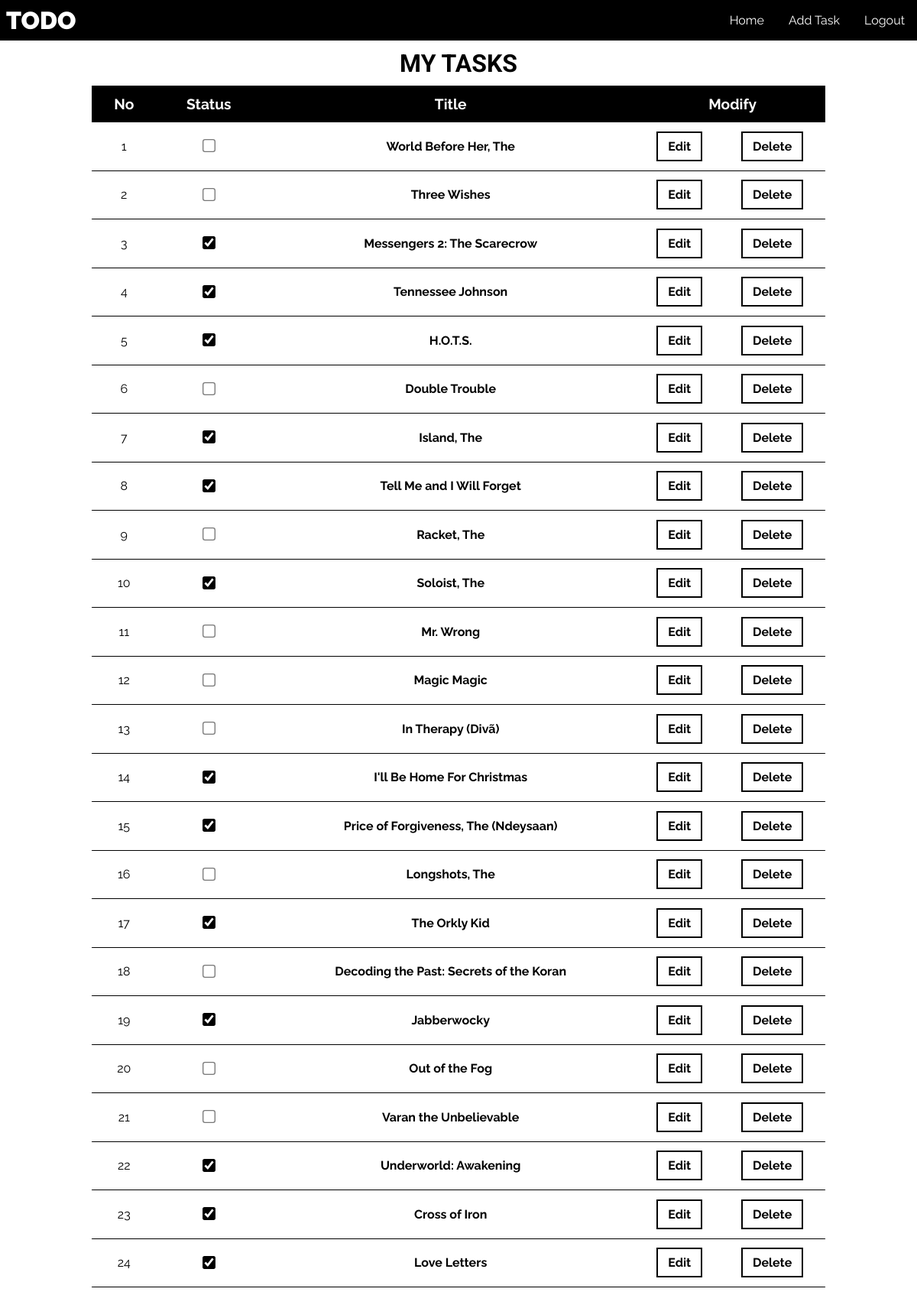
/index.php (signed in), run on the app's committed database.
### tables this page shows
CREATE TABLE `task` (
  `task_ID` int(11) NOT NULL,
  `uuid` varchar(255) DEFAULT NULL,
  `task_title` varchar(1000) DEFAULT NULL,
  `task_desc` text DEFAULT NULL,
  `task_status` bit(1) DEFAULT b'0'
);

### index.php (the view, shortened to what this page needs)
<?php include './inc/header.php'; ?>
<?php
$uuid = $_SESSION['uuid'];
$sql = "SELECT * FROM task WHERE task.uuid= '$uuid';";
$results = mysqli_query($conn, $sql);
$tasks = mysqli_fetch_all($results, MYSQLI_ASSOC);
$count = 0;
?>
<h1 class="task-title">MY TASKS</h1>
<div class="data-display">
    <table class="task-table">
        <thead>
            <tr>
                <th>No</th>
                <th>Status</th>
                <th>Title</th>
                <th colspan="2">Modify</th>
            </tr>
        </thead>
        <tbody>
        <?php foreach ($tasks as $task): ?>
            <?php $count++;?>
            <tr id="task-info_<?php echo $task['task_ID'] ?>" class="task-info data-divider">
                <td><?php echo $count?></td>
                <td><input onclick="checboxToggle(this)" type="checkbox" class="status-checkbox" id="check_<?php echo $task['task_ID'] ?>" data-status=" <?php echo $task['task_status']?>" <?php  echo ($task['task_status'] == 1) ? "checked" : null ?>> </td>
                <td onclick="showDesc('<?php echo $task['task_ID'] ?>')" class="task-name"> <?php echo $task['task_title'] ?> </td>
                <td><a href="./task.php?edit=<?php echo $task['task_ID'];?>" name="edit-btn" id="btn_<?php echo $task['task_ID'] ?>" class="btn edit-btn">Edit</a></td>
                <td><a href="./task.php?delete=<?php echo $task['task_ID'];?>" name="edit-btn" id="btn_<?php echo $task['task_ID'] ?>" class="btn edit-btn">Delete</a></td>
            </tr>
        <?php endforeach; ?>
        </tbody>
    </table>
</div>
<?php include './inc/footer.php'; ?>

### style.css (style rules this page uses)
* { box-sizing: border-box; }
body { margin: 0; padding: 0; font-family: 'Raleway', sans-serif; }
h1, h2, h3, h4, h5, h6 { font-family: 'Roboto', serif; }
.task-title { text-align: center; margin-bottom: 10px; }
.data-display table { width: 100%; border-collapse: collapse; }
.data-display th { background-color: #000; color: #fff; padding: 0.8rem; font-size: 1.2rem; }
.data-display td { text-align: center; padding: 0.5rem 0; }
.data-divider { border-bottom: 1px black solid; }
.task-name { cursor: pointer; font-weight: 700; }
.status-checkbox { cursor: pointer; accent-color: #000; }
input.status-checkbox { transform : scale(1.3); }
.btn { background-color: #000; border: none; color: white; padding: 0.5rem 0.8rem; text-align: center; text-decoration: none; display: inline-block; font-size: 16px; margin: 4px 2px; cursor: pointer; background-color: white; color: black; border: 2px solid #000; font-weight: 700; }

### data on the page
task: task_title "World Before Her, The"
task: task_title "Three Wishes"
task: task_status "☑", task_title "Messengers 2: The Scarecrow"
task: task_status "☑", task_title "Tennessee Johnson"
task: task_status "☑", task_title "H.O.T.S."
task: task_title "Double Trouble"
task: task_status "☑", task_title "Island, The"
task: task_status "☑", task_title "Tell Me and I Will Forget"
task: task_title "Racket, The"
task: task_status "☑", task_title "Soloist, The"
task: task_title "Mr. Wrong"
task: task_title "Magic Magic"
task: task_title "In Therapy (Divã)"
task: task_status "☑", task_title "I'll Be Home For Christmas"
task: task_status "☑", task_title "Price of Forgiveness, The (Ndeysaan)"
task: task_title "Longshots, The"
task: task_status "☑", task_title "The Orkly Kid"
task: task_title "Decoding the Past: Secrets of the Koran"
task: task_status "☑", task_title "Jabberwocky"
task: task_title "Out of the Fog"
task: task_title "Varan the Unbelievable"
task: task_status "☑", task_title "Underworld: Awakening"
task: task_status "☑", task_title "Cross of Iron"
task: task_status "☑", task_title "Love Letters"
